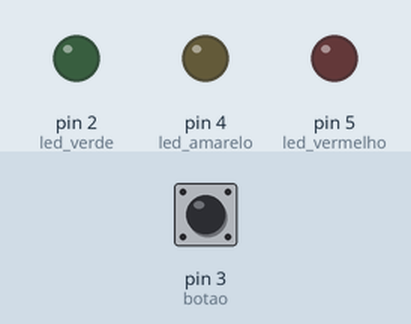
Bench run of a program on a simulated Arduino Uno, built with avr-gcc and run on an emulated ATmega328P. Shown: output pins drawn as LEDs (lit = HIGH). The test bench sets the inputs (shaded band); at power-on: pin 3 (botao) HIGH.

Above: at 1.2 s.
1.3 s: pin 3 (botao) pulled LOW for 0.15 s
At 2.2 s:
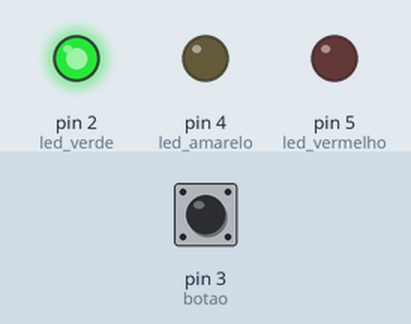
4.4 s: pin 3 (botao) pulled LOW for 1 s
At 5.8 s:
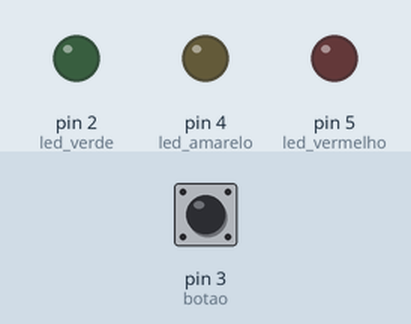
6.9 s: pin 3 (botao) pulled LOW for 0.15 s
At 9.8 s:
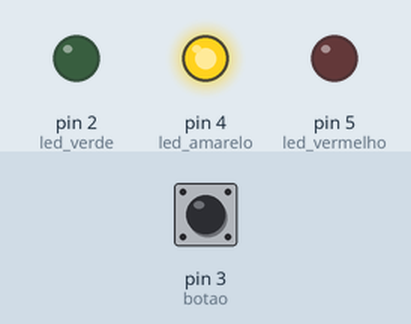
10.0 s: pin 3 (botao) pulled LOW for 3.2 s
At 14.1 s:
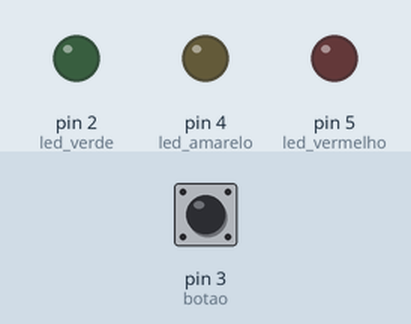
14.7 s: pin 3 (botao) pulled LOW for 0.15 s
At 18.2 s:
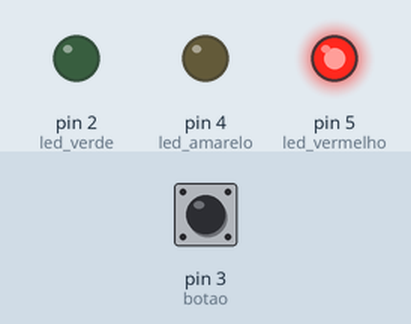
Timing chart, 0 to 21.8 s (numbered marks = the images above; inputs shaded):
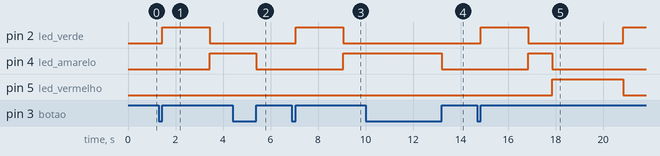

Measured:
- after the input at 1.3 s, pin 2 (led_verde): LOW → HIGH after 0.15 s, → LOW 2.0 s later; pin 4 (led_amarelo): LOW → HIGH after 2.2 s
- after the input at 4.4 s, pin 4 (led_amarelo): HIGH → LOW after 1.0 s instead of 0.05 s; pin 5 (led_vermelho): stays LOW (without the input it goes to HIGH after 0.05 s)
- after the input at 6.9 s, pin 2 (led_verde): LOW → HIGH after 0.15 s, → LOW 2.0 s later; pin 4 (led_amarelo): LOW → HIGH after 2.2 s
- after the input at 10.0 s, pin 2 (led_verde): stays LOW (without the input it goes to HIGH after 3.1 s); pin 4 (led_amarelo): HIGH → LOW after 3.2 s instead of 0.05 s; pin 5 (led_vermelho): stays LOW (without the input it goes to HIGH after 0.05 s)
- after the input at 14.7 s, pin 2 (led_verde): LOW → HIGH after 0.15 s, → LOW 2.0 s later, → HIGH 4.0 s later; pin 4 (led_amarelo): LOW → HIGH after 2.2 s, → LOW 1.0 s later; pin 5 (led_vermelho): LOW → HIGH after 3.2 s, → LOW 3.0 s later

The program:

main.cpp
```cpp
#include <Arduino.h>

const int botao = 3;
const int led_verde = 2;
const int led_amarelo = 4;
const int led_vermelho = 5;

bool sistema = false; // Indica se o semáforo deve estar funcionando

void setup() {
  pinMode(botao, INPUT_PULLUP);
  pinMode(led_verde, OUTPUT);
  pinMode(led_amarelo, OUTPUT);
  pinMode(led_vermelho, OUTPUT);
  // Garante que todos os LEDs estejam desligados no início
  digitalWrite(led_verde, LOW);
  digitalWrite(led_amarelo, LOW);
  digitalWrite(led_vermelho, LOW);
}

void loop() {
  // Leitura do botão: Se o botão for pressionado, inverte o estado do sistema.
  // Adicionei um pequeno delay aqui para "debouncing" do botão,
  // evitando múltiplas inversões com um único toque rápido.
  if (!digitalRead(botao)) {
    delay(50); // Pequeno atraso para debouncing
    while (!digitalRead(botao)); // Espera o botão ser solto
    sistema = !sistema; // Inverte o estado do sistema
    // Se o sistema for desligado, apaga todos os LEDs imediatamente
    if (!sistema) {
      digitalWrite(led_verde, LOW);
      digitalWrite(led_amarelo, LOW);
      digitalWrite(led_vermelho, LOW);
    }
  }

  // Lógica do semáforo
  if (sistema) {
    // Ciclo Verde
    digitalWrite(led_verde, HIGH);
    // Verifica o botão a cada 100ms durante o tempo do LED verde
    for (int i = 0; i < 20; i++) { // 20 * 100ms = 2000ms (2 segundos)
      delay(100);
      if (!digitalRead(botao)) { // Se o botão for pressionado, desliga e sai
        delay(50); // Debouncing
        while (!digitalRead(botao));
        sistema = false;
        digitalWrite(led_verde, LOW);
        digitalWrite(led_amarelo, LOW);
        digitalWrite(led_vermelho, LOW);
        return; // Sai da função loop para recomeçar
      }
    }
    digitalWrite(led_verde, LOW);

    // Se o sistema foi desligado enquanto o verde estava aceso, não continua para amarelo/vermelho
    if (!sistema) return;

    // Ciclo Amarelo
    digitalWrite(led_amarelo, HIGH);
    // Verifica o botão a cada 100ms durante o tempo do LED amarelo
    for (int i = 0; i < 10; i++) { // 10 * 100ms = 1000ms (1 segundo)
      delay(100);
      if (!digitalRead(botao)) { // Se o botão for pressionado, desliga e sai
        delay(50); // Debouncing
        while (!digitalRead(botao));
        sistema = false;
        digitalWrite(led_verde, LOW);
        digitalWrite(led_amarelo, LOW);
        digitalWrite(led_vermelho, LOW);
        return; // Sai da função loop para recomeçar
      }
    }
    digitalWrite(led_amarelo, LOW);

    // Se o sistema foi desligado enquanto o amarelo estava aceso, não continua para vermelho
    if (!sistema) return;

    // Ciclo Vermelho
    digitalWrite(led_vermelho, HIGH);
    // Verifica o botão a cada 100ms durante o tempo do LED vermelho
    for (int i = 0; i < 30; i++) { // 30 * 100ms = 3000ms (3 segundos)
      delay(100);
      if (!digitalRead(botao)) { // Se o botão for pressionado, desliga e sai
        delay(50); // Debouncing
        while (!digitalRead(botao));
        sistema = false;
        digitalWrite(led_verde, LOW);
        digitalWrite(led_amarelo, LOW);
        digitalWrite(led_vermelho, LOW);
        return; // Sai da função loop para recomeçar
      }
    }
    digitalWrite(led_vermelho, LOW);
  }
}
```
